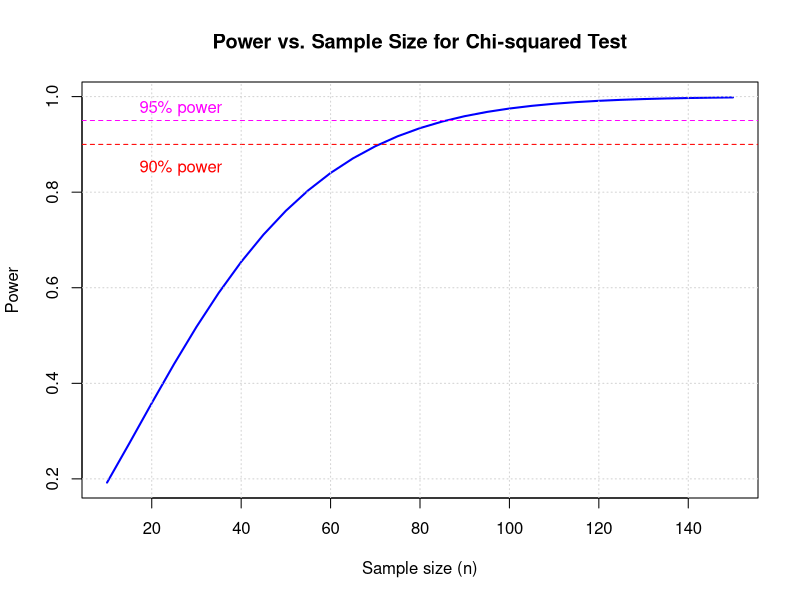

Recreate this plot in R.
#!/usr/bin/env Rscript

# power_vs_sample_chisq.R
# Plot power vs. sample size for a chi-squared goodness-of-fit test

# Parameters
alpha <- 0.05                     # Significance level
p0 <- c(0.25, 0.25, 0.25, 0.25)   # Expected probabilities for 4 categories under H0
p1 <- c(0.10, 0.20, 0.30, 0.40)   # True probabilities under H1
df <- length(p0) - 1              # Degrees of freedom

df

# Function to compute power analytically
# n=sample size, 
# p0 = expected probabilities per category under H0
# p1=true probabilities under H1 
# alpha = significance level
power_chisq <- function(n, p0, p1, alpha) {
  lambda <- n * sum((p1 - p0)^2 / p0)                # Noncentrality parameter
  crit <- qchisq(1 - alpha, df = length(p0) - 1)     # Critical value of the chi-squared under H0
  power <- 1 - pchisq(crit, df = length(p0) - 1, ncp = lambda) # Computes P (chisq > chisq_crit)
  return(power)
}

# Sample sizes to test
n_values <- seq(10, 150, by = 5)
power_values <- sapply(n_values, power_chisq, p0 = p0, p1 = p1, alpha = alpha)

# PDF output
pdf("PowerPlot.pdf", width = 6, height = 5)

# Plot
plot(n_values, power_values, type = "l", lwd = 2, col = "blue",
     xlab = "Sample size (n)",
     ylab = "Power",
     main = "Power vs. Sample Size for Chi-squared Test")
abline(h = 0.9, lty = 2, col = "red")  # Typical power threshold
abline(h = 0.95, lty = 2, col = "magenta")  # Typical power threshold
text(15, 0.85, "90% power", col = "red", pos = 4)
text(15, 0.975, "95% power", col = "magenta", pos = 4)

grid()

print(n_values)
print(power_values)

# Close display
dev.off()

